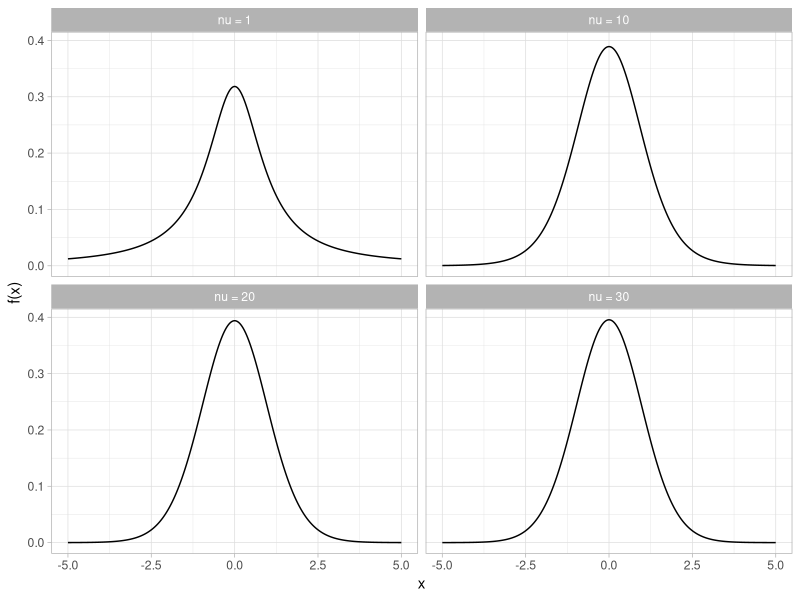
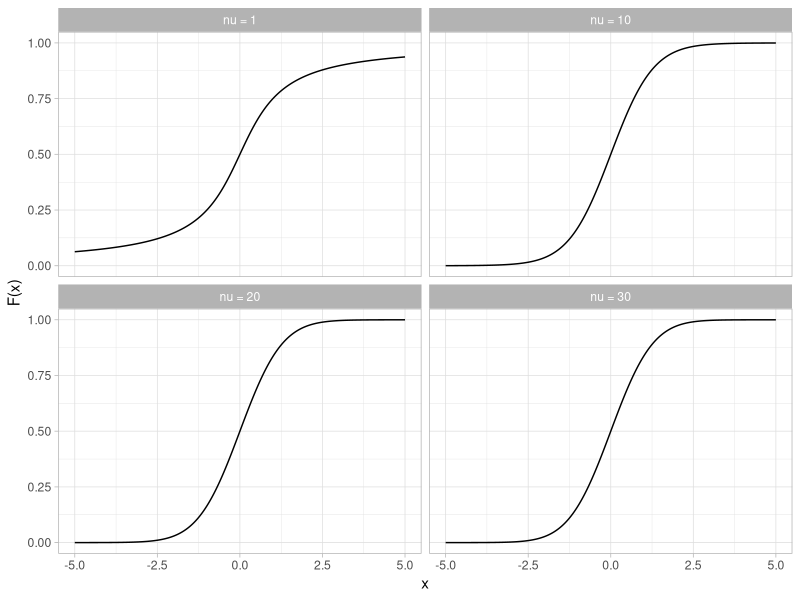
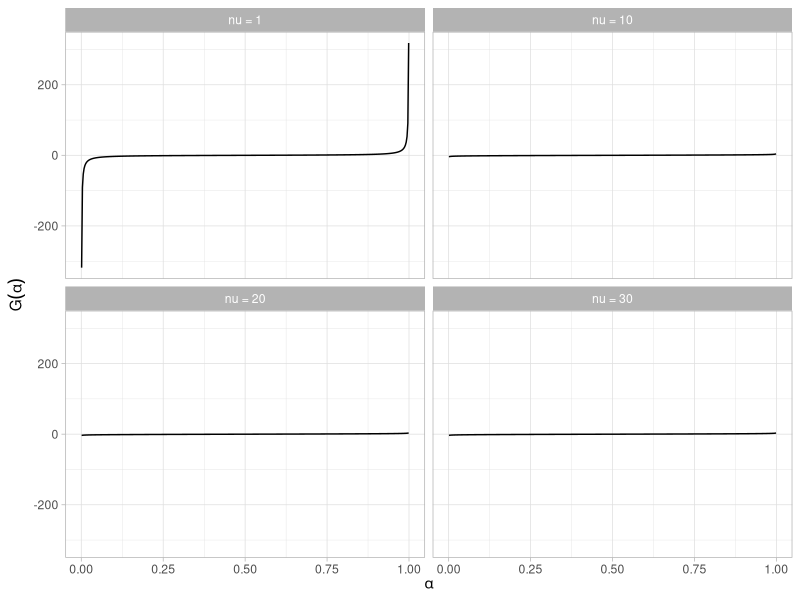

Write R code to recreate these figures, in order.
## ---- chunk 1
#| code-fold: true
#| label: fig-t-dist-pdf
#| fig-cap: "t probability density function for four values of the shape parameter"
#| message: false
library(tidyverse)

dfs <- c(1, 10, 20, 30)

crossing(x = seq(-5, 5, length.out = 401), nu = dfs) |>
  mutate(
    y = dt(x, df = nu),
    nu_label = paste("nu =", nu),
    nu_label = fct_reorder(nu_label, nu)
  ) |>
  ggplot(aes(x, y)) +
  geom_line() +
  facet_wrap(~nu_label) +
  labs(x = "x", y = "f(x)") +
  theme_light()
## ---- chunk 2
#| code-fold: true
#| label: fig-t-dist-cdf
#| fig-cap: "t cumulative distribution function for four values of the shape parameter"
crossing(x = seq(-5, 5, length.out = 401), nu = dfs) |>
  mutate(
    y = pt(x, df = nu),
    nu_label = paste("nu =", nu),
    nu_label = fct_reorder(nu_label, nu)
  ) |>
  ggplot(aes(x, y)) +
  geom_line() +
  facet_wrap(~nu_label) +
  labs(x = "x", y = "F(x)") +
  theme_light()
## ---- chunk 3
#| code-fold: true
#| label: fig-t-dist-ppf
#| fig-cap: "t percent point function for four values of the shape parameter"
crossing(p = seq(0.001, 0.999, length.out = 401), nu = dfs) |>
  mutate(
    x = qt(p, df = nu),
    nu_label = paste("nu =", nu),
    nu_label = fct_reorder(nu_label, nu)
  ) |>
  ggplot(aes(p, x)) +
  geom_line() +
  facet_wrap(~nu_label) +
  labs(x = expression(alpha), y = expression(G(alpha))) +
  theme_light()
